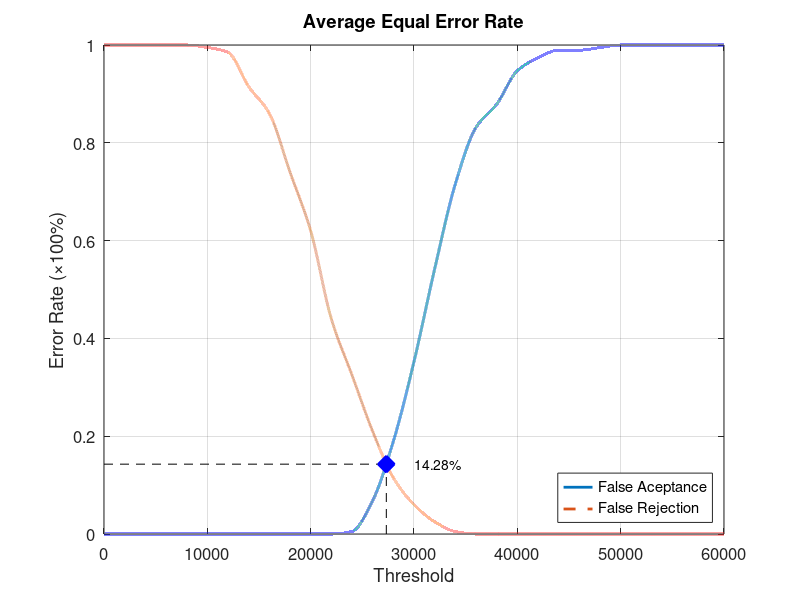
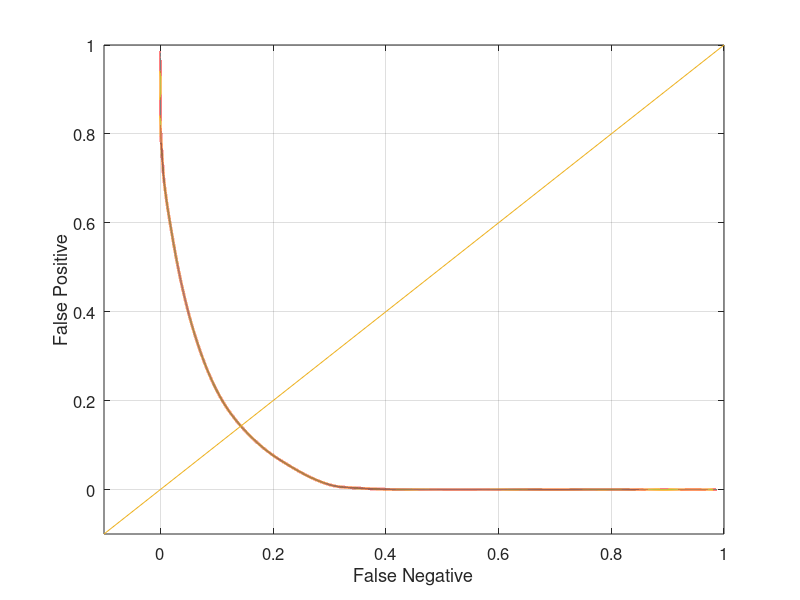

Source code (MATLAB) for these figures, in order:
function yEER = Database4_4
close all;
clear;
clc;
x = 0:2000:60000;
xq = 0:0.5:60000;

y0 = [0 0 0 0 0 0 0 0 0 0 0 0 0.00526316 0.0684211 0.189474 0.352632 0.542105 0.715789 0.831579 0.878947 0.947368 0.973684 0.989474 0.989474 0.994737 1 1 1 1 1 1];
yy0 = interp1(x, y0, xq, 'pchip');
y1 = [1 1 1 1 1 0.995 0.985 0.915 0.86 0.74 0.62 0.44 0.325 0.21 0.115 0.06 0.025 0.005 0 0 0 0 0 0 0 0 0 0 0 0 0];
yy1 = interp1(x, y1, xq, 'pchip');

% Calculating EER: 
y2 = abs(y0 - y1);
find(y2 == min(y2))
yy2 = abs(yy0 - yy1);
xEER = find(yy2 == min(yy2));
xEERIndex = xq(xEER) % X-axis EER
yEER = yy0(xEER) % Y-axis EER

main = figure
plot(xq, yy0,'-','LineWidth', 2);	hold on
plot(xq, yy1,'--','LineWidth', 2);	hold on
plot([xEERIndex xEERIndex], [0 yEER], 'k--');	hold on
plot([0 xEERIndex], [yEER yEER], 'k--');	hold on
plot(xEERIndex, yEER, 'bx', 'LineWidth', 10);	hold on
text(xEERIndex + 10 * xEERIndex / 100, yEER, [num2str(round((10000 * yEER)) / 100) '%'])
legend('False Aceptance', 'False Rejection', 'Location', 'SouthEast')
xlabel('Threshold')
ylabel('Error Rate (\times100%)')
title('Average Equal Error Rate')
set(gca, 'FontSize', 12)
axis([0 60000 0 1])
grid on

print(main, 'Database4_4Main', '-dpng');
FNRxFPR = figure('Color', [1 1 1]);
plot(yy1, yy0, '-', yy1, yy0, 'LineWidth', 2);
hold on
y = -0.1:0.1:1
plot(y, y); 
set(gca, 'FontSize', 12)
xlabel('False Negative')
ylabel('False Positive')
axis([-0.1 1 -0.1 1])
set(gca, 'FontSize', 12)
grid on

print(FNRxFPR, 'Database4_4FNRxFPR','-dpng');
end
